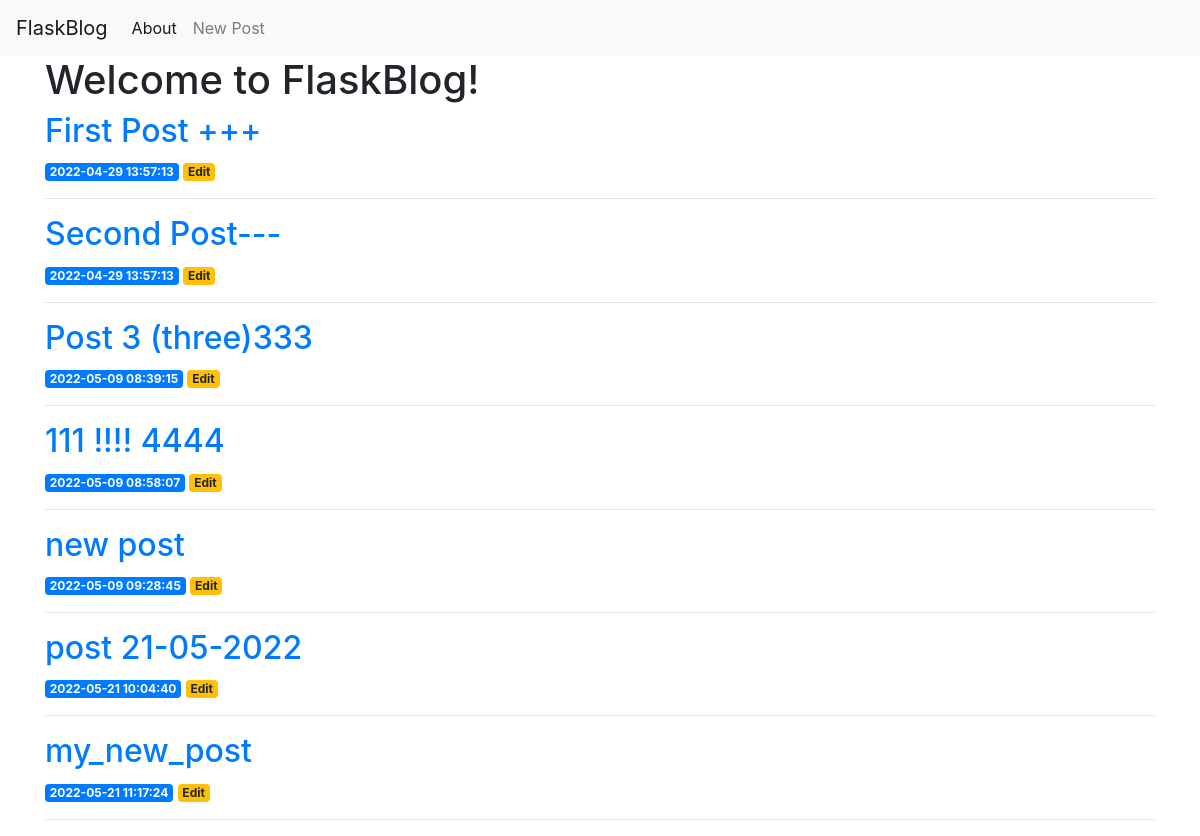
The page / on the database its author committed.
### tables this page shows
CREATE TABLE posts (
    id INTEGER PRIMARY KEY AUTOINCREMENT,
    created TIMESTAMP NOT NULL DEFAULT CURRENT_TIMESTAMP,
    title TEXT NOT NULL,
    content TEXT NOT NULL
);

### app.py (the view)
@app.route('/')
def index():
    conn = get_db_connection()
    posts = conn.execute('SELECT * FROM posts').fetchall()
    conn.close()
    return render_template('index.html', posts=posts)

### app.py (called while the page is built)
def get_db_connection():
    conn = sqlite3.connect('database.db')
    conn.row_factory = sqlite3.Row
    return conn

### templates/index.html
{% extends 'base.html' %}
{% block content %}
<h1>{% block title %} Welcome to FlaskBlog! {% endblock %}</h1>
{% for post in posts %}
<a href="{{ url_for('post', post_id=post['id']) }}">
    <h2>{{ post['title'] }}</h2>
</a>
<span class="badge badge-primary">{{ post['created'] }}</span>
<a href="{{ url_for('edit', id=post['id']) }}">
    <span class="badge badge-warning">Edit</span>
</a>
<hr>
{% endfor %}
{% endblock %}

### templates/base.html (shortened to what this page needs)
<!doctype html>
<html lang="en">
<head>
    <link rel="stylesheet" href="https://stackpath.bootstrapcdn.com/bootstrap/4.3.1/css/bootstrap.min.css"
>
</head>
<body>
    <nav class="navbar navbar-expand-md navbar-light bg-light">
        <a class="navbar-brand" href="{{ url_for('index')}}">FlaskBlog</a>
        <div class="collapse navbar-collapse" id="navbarNav">
            <ul class="navbar-nav">
                <li class="nav-item active">
                    <a class="nav-link" href="#">About</a>
                </li>
                <li class="nav-item">
                    <a class="nav-link" href="{{url_for('create')}}">New Post</a>
                </li>
            </ul>
        </div>
    </nav>
    <div class="container">
        {% block content %} {% endblock %}
    </div>
</body>
</html>

### rows shown on the page
posts: title "First Post +++", created "2022-04-29 13:57:13"
posts: title "Second Post---", created "2022-04-29 13:57:13"
posts: title "Post 3 (three)333", created "2022-05-09 08:39:15"
posts: title "111 !!!! 4444", created "2022-05-09 08:58:07"
posts: title "new post", created "2022-05-09 09:28:45"
posts: title "post 21-05-2022", created "2022-05-21 10:04:40"
posts: title "my_new_post", created "2022-05-21 11:17:24"
